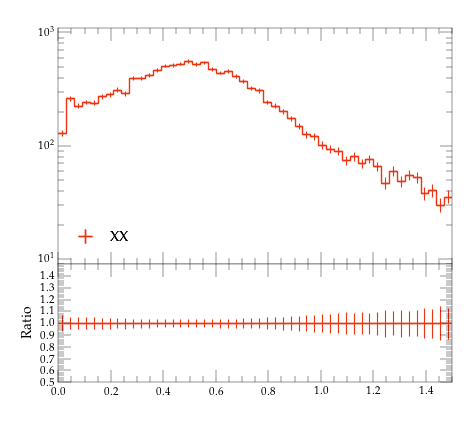

This chart was generated by the following Python code:
#! /usr/bin/env python

# This Python script was auto-generated using YODA v2.0.2.
# Analysis object: /MC_HFJETS_NOTNORM/efracC
# Timestamp: 27-07-2026 (18:33:15)

import matplotlib as mpl
import matplotlib.pyplot as plt
mpl.use('Agg') # comment out for interactive use
import os
import numpy as np

plotDir = os.path.split(os.path.realpath(__file__))[0]
if 'YODA_USER_PLOT_PATH' in globals():
    plot_outdir = globals()['YODA_USER_PLOT_PATH']
else:
    plot_outdir = plotDir

#plot style
plt.style.use(os.path.join(plotDir, '../default.mplstyle'))
# plot metadata
figW, figH = plt.rcParams['figure.figsize']
ax_xLabel = r''
ax_yLabel = r''
ax_title  = r''
ax_xScale = 'linear'
ax_yScale = 'log'
xLims = (0.0, 1.5)
yLims = (9.0, 1100.0)

# TeX-friendly labels for the legend
labels = {
    'legend' : ([ r"XX" ], r""),
}

# Adjust canvas width and height
canvasW = 10.0
canvasH = 9.0
figW *= canvasW/10.
figH *= canvasH/9.

# Create figure and axis objects
fig, (ax, ratio0_ax) = plt.subplots(2, 1, sharex=True,
                  figsize=(figW,figH), gridspec_kw={'height_ratios': (6.0, 3.0)})

# Set figure margins
plt.subplots_adjust(
    left   = 1.0 * plt.rcParams['figure.subplot.left'],
    right  = 1.0 * plt.rcParams['figure.subplot.right'],
    top    = 1.0 * plt.rcParams['figure.subplot.top'],
    bottom = 1.0 * plt.rcParams['figure.subplot.bottom'])

ratio0_ax.yaxis.set_major_locator(mpl.ticker.MultipleLocator(0.1))
ratio0_ax.set_ylim(0.5, 1.4999)
ratio0_ax.set_ylabel('Ratio')

# the numerical data is stored in a separate file
dataf = dict()
prefix = os.path.split(__file__)[0]
if prefix:    prefix = prefix + '/'
exec(open(prefix+'efracC__data.py').read(), dataf)


legend_handles = dict() # keep track of handles for the legend

# style options for curves
# starts at zorder>=5 to draw curve on top of legend
styles = {
  'YYY': {
    'color' : '#EE3311',
    'linestyle' : '-',
    'linewidth' : 1,
    'marker' : 'none',
    'markersize' : 2,
    'capsize' : 0.0,
    'zorder' : 5,
    'histstyle' : 1,
    'drawstyle' : 'steps-pre',
    'xerrorbars' : 1,
    'yerrorbars' : 1,
    'fillcolor' : None,
    'fillopacity' : 1.0,
    'ratio0_linestyle' : '-',
    'ratio0_linewidth' : 1,
    'ratio0_marker' : 'none',
    'ratio0_markersize' : 2,
    'ratio0_capsize' : 0.0,
    'ratio0_zorder' : 5,
    'ratio0_histstyle' : 1,
    'ratio0_drawstyle' : 'steps-pre',
    'ratio0_xerrorbars' : 1,
    'ratio0_yerrorbars' : 1,
  },
}

# curve from input yoda files in main panel
for label, yvals in dataf['yvals'].items():
    if all(np.isnan(v) for v in dataf['yvals'][label]):
        continue
    tmp = None
    if styles[label]['histstyle']: # draw as histogram
        xpos = dataf['xedges'][label] if styles[label]['drawstyle'] else dataf['xpoints'][label]
        ypos = np.insert(yvals, 0, yvals[0]) if styles[label]['drawstyle'] else yvals
        if styles[label]['fillcolor']: # fill area below curve
            ax.fill_between(xpos, ypos, step='pre',
                            color=styles[label]['fillcolor'],
                            alpha=styles[label]['fillopacity'])
        tmp, = ax.plot(xpos, ypos,
                       color=styles[label]['color'],
                       linestyle=styles[label]['linestyle'],
                       linewidth=styles[label]['linewidth'],
                       drawstyle=styles[label]['drawstyle'], solid_joinstyle='miter',
                       zorder=styles[label]['zorder'], label=label)
    tmp = ax.errorbar(dataf['xpoints'][label], yvals,
                      xerr=np.array(dataf['xerrs'][label])*styles[label]['xerrorbars'],
                      yerr=np.array(dataf['yerrs'][label])*styles[label]['yerrorbars'],
                      fmt=styles[label]['marker'], capsize=styles[label]['capsize'],
                      markersize=styles[label]['markersize'],
                      ecolor=styles[label]['color'],
                      color=styles[label]['color'], zorder=styles[label]['zorder'])
    tmp[-1][0].set_linestyle(styles[label]['linestyle'])
    tmp[-1][0].set_linewidth(styles[label]['linewidth'])
    if label in dataf['add_legend_handle']:  legend_handles[label] = tmp
    for varLabel in dataf['variation_yvals'].keys():
        if varLabel.startswith(label):
            tmp, = ax.plot(dataf['xedges'][label], dataf['variation_yvals'][varLabel],
                           color=styles[label]['color'],
                           linestyle=styles[label]['linestyle'],
                           linewidth=styles[label]['linewidth'],
                           drawstyle='steps-pre', solid_joinstyle='miter',
                           zorder=styles[label]['zorder'], alpha=0.5)


# plots on ratio panel
# curve from input yoda files in ratio panel
for label, yvals in dataf['ratio0_yvals'].items():
    if all(np.isnan(v) for v in yvals):
        continue
    if styles[label]['ratio0_histstyle']: # plot as histogram
        xpos = dataf['xedges']['YYY'] if styles[label]['ratio0_drawstyle'] else dataf['xpoints']['YYY']
        ypos = np.insert(yvals, 0, yvals[0]) if styles[label]['ratio0_drawstyle'] else yvals
        ratio0_ax.plot(xpos, ypos,
                       color=styles[label]['color'],
                       linewidth=styles[label]['linewidth'],
                       linestyle=styles[label]['ratio0_linestyle'],
                       drawstyle=styles[label]['ratio0_drawstyle'], zorder=styles[label]['zorder'],
                       solid_joinstyle='miter')
    tmp = ratio0_ax.errorbar(dataf['xpoints']['YYY'], yvals,
                             xerr=np.array(dataf['ref_xerrs'])*styles[label]['ratio0_xerrorbars'],
                             yerr=np.array(dataf['ratio0_yerrs'][label])*styles[label]['ratio0_yerrorbars'],
                             fmt=styles[label]['ratio0_marker'], capsize=styles[label]['ratio0_capsize'],
                             markersize=styles[label]['ratio0_markersize'],
                             ecolor=styles[label]['color'],
                             color=styles[label]['color'])
    tmp[-1][0].set_linestyle(styles[label]['ratio0_linestyle'])
    tmp[-1][0].set_linewidth(styles[label]['ratio0_linewidth'])

    for varlabel in dataf['ratio0_variation_vals'].keys():
        if varlabel.startswith(label):
            ratio0_ax.plot(dataf['xedges']['YYY'],
                            dataf['ratio0_variation_vals'][varlabel],
                            color=styles[label]['color'],
                            linestyle=styles[label]['linestyle'],
                            linewidth=styles[label]['linewidth'],
                            drawstyle='steps-pre', solid_joinstyle='miter',
                            zorder=1, alpha=0.5)

legend_items = list(legend_handles.values())
ax.add_artist(ax.legend(legend_items,
                        labels['legend'][0],
                        title=labels['legend'][1],
                        alignment='left',
                        loc='lower left',
                        bbox_to_anchor=(0.0, 0.03)))

# set plot metadata as defined above
ratio0_ax.set_xlabel(ax_xLabel)
ratio0_ax.xaxis.set_label_coords(1., -0.15)
ax.set_ylabel(ax_yLabel, ha='right', va='top')
ax.yaxis.set_label_coords(-0.11, 1.0)
ax.set_title(ax_title, loc='left')
ax.set_xscale(ax_xScale)
ax.set_yscale(ax_yScale)
ax.set_xlim(xLims)
ax.set_ylim(yLims)

# tick formatting
plt.rcParams['xtick.top'] = True
plt.rcParams['ytick.right'] = True
ax.yaxis.set_major_locator(mpl.ticker.LogLocator(base=10.0, numticks=np.inf))
ax.yaxis.set_minor_locator(mpl.ticker.LogLocator(
                           base=10.0, subs=np.arange(0.1, 1, 0.1), numticks=np.inf))
fig.align_ylabels((ax, ratio0_ax))
plt.savefig(os.path.join(plot_outdir, 'efracC.pdf'), format='PDF')
plt.savefig(os.path.join(plot_outdir, 'efracC.png'), format='PNG')

plt.close(fig)
